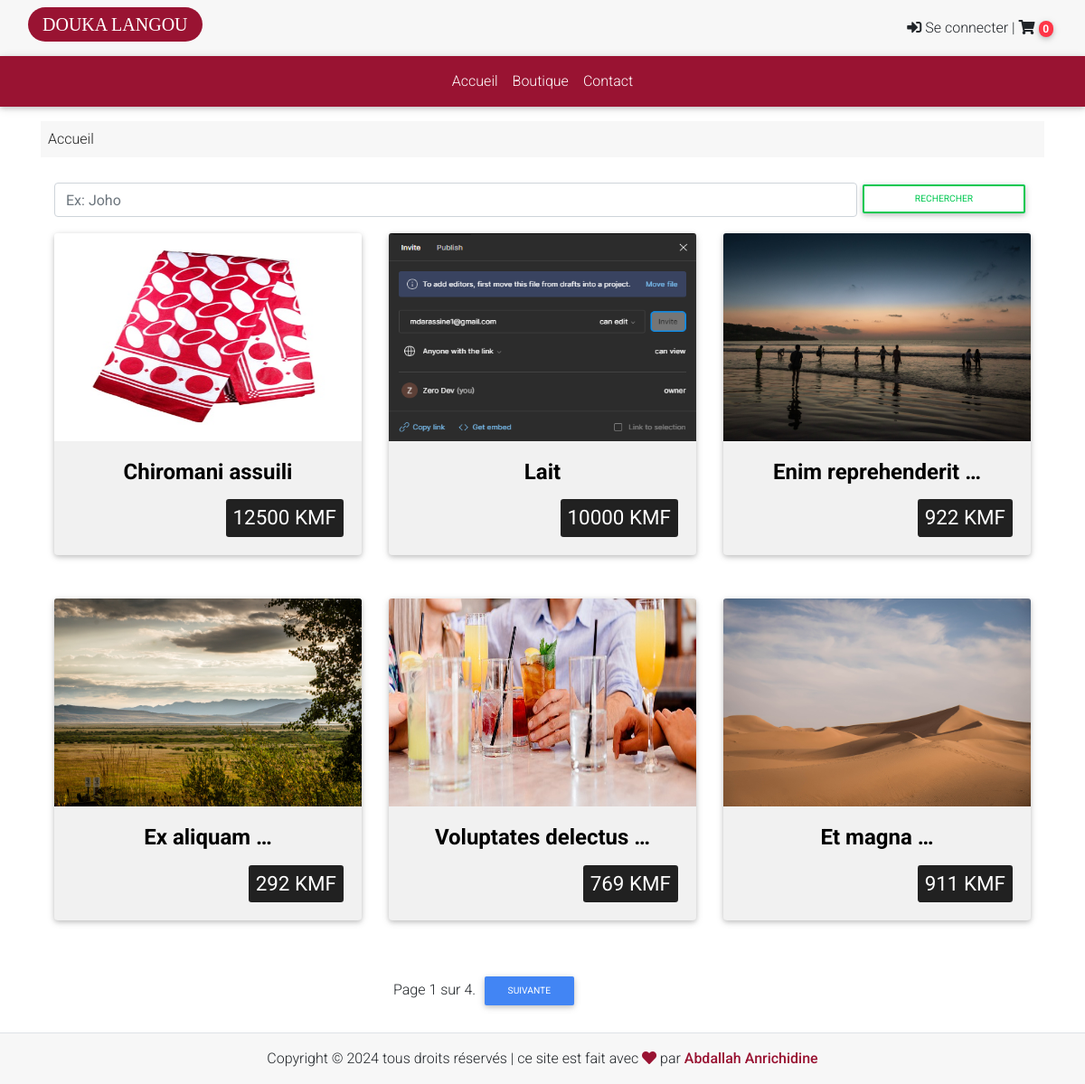
Screenshot of /boutique/ with the database file from the repository.
### cart/models.py (models this page shows, shortened)
class Order(models.Model):
    user=models.ForeignKey(User,blank=True, null=True, on_delete=models.CASCADE)
    start_date=models.DateField(auto_now_add=True)
    ordered_date=models.DateField(blank=True, null=True)
    ordered = models.BooleanField(default=False)
    billing_address=models.ForeignKey(Address, related_name='billing_address',blank=True, null=True, on_delete=models.SET_NULL)
    shipping_address=models.ForeignKey(Address, related_name='shipping_address',blank=True, null=True, on_delete=models.SET_NULL)
    class Meta:
        managed = True
        verbose_name = 'order'
        verbose_name_plural = 'orders'

class Product(models.Model):
   title = models.CharField(max_length=40)
   slug = models.SlugField(unique=True)
   desc = RichTextField()
   price= models.IntegerField(default=0)
   image = models.ImageField(upload_to='product_images')
   created = models.DateTimeField(auto_now_add=True)
   updated=models.DateTimeField(auto_now=True)
   active = models.BooleanField(default=False)
   avalaible_colours=models.ManyToManyField(ColourVariation,)
   avalaible_sizes=models.ManyToManyField(SizeVariation)
   def get_absolute_url(self):
       return reverse("product-detail",kwargs={'slug':self.slug})
   class Meta:
        ordering = ['-id']

### cart/views.py (the view)
# urls.py: path("", ProductListView.as_view(), name="product-list"),
class ProductListView(generic.ListView):
    model = Product
    template_name = "cart/product_list.html"
    paginate_by = 6
    def get_queryset(self, **kwargs):
        q = self.request.GET.get('q', None)
        products = self.model.objects.all()
        if q:
            products = products.filter(title__contains=q)
        return products
    def get_context_data(self, **kwargs):
        q = self.request.GET.get('q', None)
        context = super().get_context_data(**kwargs)
        query=self.model.objects.all()
        if q:
            context["search"] = q
            query=self.get_queryset();
        paginator = Paginator(query, self.paginate_by)
        page = self.request.GET.get('page')
        try:
            pagi = paginator.page(page)
        except PageNotAnInteger:
            pagi = paginator.page(1)
        except EmptyPage:
            pagi = paginator.page(paginator.num_pages)
        context['products'] = pagi
        return context

### cart/templatetags/cart_template_tags.py (called while the page is built)
@register.filter
def cart_item_count(request):
    order=get_or_set_order_session(request)
    count=order.item.count()
    return count

### cart/utils.py (called while the page is built)
def get_or_set_order_session(request):
    order_id= request.session.get("order_id",None)
    order=Order()
    if order_id is None:
        order.save()
        request.session['order_id']=order.id
    else:
        try:
            order=Order.objects.get(id=order_id,ordered=False)
        except Order.DoesNotExist:
            order.save()
            request.session['order_id']= order.id
    if request.user.is_authenticated and order.user is None:
        order.user=request.user
        order.save()
    return order

### templates/cart/product_list.html (shortened to what this page needs)
{% extends "base.html" %}
{% block content %}
<div class=" p-2 container foot">
    <a href=" {% url 'product-list' %} " class="text-decoration-none text-dark">Accueil</a>
</div>
<div class="container mt-4">
    <form action=" {% url 'product-list' %} " method="GET">
    <div class=" d-flex mt-3 mb-3">
        <input type="search"  name="q" id="q" placeholder="Ex: Joho" value="{% if search != '' %}{{ search }}{% endif %}" class="form-control mt-1" required>
        <button type="submit" class="btn btn-outline-success btn-rounded btn-sm col-2"> Rechercher</button>
    </div>
    </form>
    <div class="row">
        {% if object_list.count >= 1 %}
            {% for product in products %}
            <div class="col-4">
                {% include 'cart/partials/product_item.html' %}
            {% endfor %}
        {% else %}
                <h1 class="text-center container mx-auto m-5 w-75 rounded-4 text-white rouge p-3">Pas de produits disponible.</h1>
        {% endif %}
        </div>
    <div class="mt-2 mx-auto">
        {% if is_paginated %}
            <div class="col-md-5 offset-md-4 ">
                    Page {{ page_obj.number }} sur {{ page_obj.paginator.num_pages }}.
            {% if page_obj.has_next %}
                <a href="?page={{ page_obj.next_page_number }}{% if search %}&q={{ search }}{% endif %} " class="btn btn-primary btn-sm">Suivante</a>
            {% endif %}
            </div>
        {% endif %}
    </div>
 </div>
    {% endblock content %}

### templates/base.html (shortened to what this page needs)
{% load static %}
{% load cart_template_tags %}
<!DOCTYPE html>
<html lang="en">
<head>
</head>
<nav class="navbar navbar-expand-lg navbar-light foot" >
    <div class="container-fluid">
        <div class="collapse navbar-collapse" id="navbarSupportedContent">
            <a style="font-family: chiller;"  class="navbar-brand mt-2 mt-lg-0 rouge-bg pt-1 pb-1 pr-3 pl-3 text-white rounded-pill text-uppercase h3 " href="{% url 'home' %}">
                DOUKA LANGOU
            </a>
        </div>
        <div class="d-flex align-items-center">
            {% if request.user.is_authenticated %}
                <a class="text-reset m-1 me-3  hidden-arrow" href="#" id="navbarDropdownMenuLink" >
                    <i class="fas fa-user"></i> {{request.user.email}}
                </a>|
                <a class="text-reset m-1 me-3  hidden-arrow" onclick="return confirm('Voulez vous vraiment vous déconnnecter ?')" href=" {% url 'logout' %} " id="navbarDropdownMenuLink" >
                    <i class="fas fa-sign-out-alt"></i> Déconnexion
                </a>
            {% else %}
                <a class="text-reset m-1 me-3  hidden-arrow" href=" {% url 'login' %} " id="navbarDropdownMenuLink" >
                    <i class="fas fa-sign-in-alt"></i> Se connecter
                </a>
            {% endif %}
            {% if not request.user.is_staff %}
            |<a class="text-reset me-3 m-1" href="{% url 'cart' %}">
                <i class="fas fa-shopping-cart"></i>
                <span class="badge  rounded-pill badge-notification badge-sm bg-danger" >{{ request|cart_item_count }}</span>
            </a>
            {% endif %}
        </div>
</nav>
<nav class="navbar mt-0 sticky-top navbar-expand-lg navbar-light " style="background-color: #991332;">
    <div class="container-fluid">
        <div class="collapse navbar-collapse justify-content-center" id="navbarCenteredExample">
            <ul class="navbar-nav mb-2 mb-lg-0 text-white">
                <li class="nav-item">
                    <a class="nav-link active text-white" aria-current="page" href=" {% url 'home' %} ">Accueil</a>
                </li>
                <li class="nav-item">
                    <a class="nav-link text-white" href="{% url 'product-list' %}">Boutique</a>
                </li>
                <li class="nav-item">
                    <a class="nav-link  text-white" href=" {% url 'contact' %} ">Contact</a>
                </li>
            </ul>
        </div>
    </div>
</nav>
<body class="d-flex flex-column min-vh-200">
    <main class="container">
    <link rel="stylesheet" href="https://use.fontawesome.com/releases/v5.11.2/css/all.css">
    <link rel="stylesheet" href="{% static 'css/bootstrap.min.css' %}">
    <link rel="stylesheet" href="{% static 'css/mdb.min.css' %}">
    <link rel="stylesheet" href="{% static 'css/style.css' %}">
    {% block content %}
    {% endblock %}
    </main>
    <footer class="site-footer border-top foot mt-4" >
        <div class="container">
            <div class="row text-center">
                <div class="col-md-12 pt-3">
                    <p>
                        Copyright &copy;
                        tous droits réservés | ce site est fait avec
                        <i class="fas fa-heart" style="color: #991332;"> </i>
                        par<a class="text-decoration-none" style="color: #991332;" target="_blank" rel="noopener noreferrer"
                        href="https://www.facebook.com/anrichodine.abdallah">
                            <strong>Abdallah Anrichidine</strong></a>
                    </p>
                </div>
            </div>
        </div>
    </footer>
</body>
</html>

### templates/cart/partials/product_item.html
    {% load crispy_forms_tags %}
    <div class="card shadow-md rouge mb-5" style="background-color: #f1f1f1;">
        <div class="view view-cascade overlay">
            <a href="{{ product.get_absolute_url }}">
                <img class="card-img-top" width="90" height="230" src="{{ product.image.url }}" alt="Card image cap">
            </a>
        </div>
        <div class="card-body card-body-cascade" >
            <h4 class="font-weight-bold card-title text-center">
                <a href="{{ product.get_absolute_url }}" class="text-decoration-none " style="color: black;">
                    {{ product.title|truncatewords:2 }}
                </a>
            </h4>
            <div class="float-right mt-1 bg-dark text-white pt-1 pb-1 pr-2 pl-2  rounded-sm h4-responsive">
                {{product.price}} KMF
            </div>
        </div>
    </div>
</div>

### templates/base.html (style rules this page uses)
.rouge { background-color: #991332; }
.rouge-bg { background: #991332; }
.foot { background-color: #F7F7F7; }
body { min-height: 100vh; display: flex; flex-direction: column; background-color: #f8f9fa; }
main { flex: 1; }

### rows the page displays
Product: image (picture), title "Chiromani assuili", price "12500"
Product: image (picture), title "Lait", price "10000"
Product: image (picture), title "Enim reprehenderit …", price "922"
Product: image (picture), title "Ex aliquam …", price "292"
Product: image (picture), title "Voluptates delectus …", price "769"
Product: image (picture), title "Et magna …", price "911"

### other values shown
{{ page_obj.number }} "1"
{{ page_obj.paginator.num_pages }} "4"
